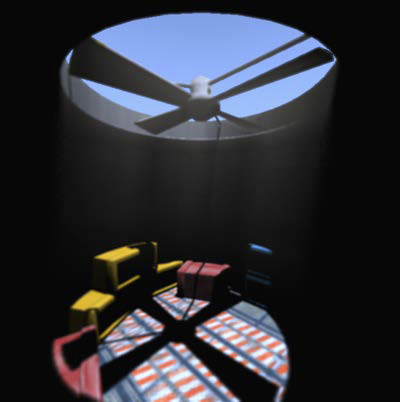
%> input picture LAB1/final.png, 400 x 402 px
$ octave LAB1.m   (GNU Octave 9; MATLAB toolbox functions it lacks are replaced by stand-ins)
%> lines starting %> are read from the running program, lines starting %| are printed output that depends on the picture; in (x1, y1, x2, y2) boxes, pixels count from 0 and x2, y2 are one past the last pixel; in counts of white or black regions, pixels touching at a corner belong together; the program's own positions count from 1
### LAB1/displayImage.m
function displayImage(IMG)

% get the width and height of the image
[height, width, channels] = size(IMG);

if channels == 1
    colormap('gray');
    if isa(IMG, 'uint8')
        image(IMG);
    else
        image(255 * IMG);
    end
else
    image(IMG);
end


end

### LAB1/grayscale.m
function GRAY = grayscale(IMG)
%enas tropos na prastheso ta 3 xrometa kai meta /3 \
%enas allos tropos me bari px perisotero kokino

% get the width and height of the image
[height, width, ~] = size(IMG);

% convert image to grayscale using custom code
%GRAY = rgb2gray(IMG);
for y = 1:height
    for x = 1:width
        % the image is in RGB format
        % convert the RGB pixel to an single value grayscale pixel
        % conversion function = 0.25 * red + 0.5 * green + 0.25 * blue;
        % write here the matlab code
        % ..
        %()<---- gia na exeis prosbash se ena keli
        GRAY(y,x) = 0.25*IMG(y,x,1)+0.5*IMG(y,x,2)+0.25*IMG(y,x,3);

    end
end

end

### LAB1/blackEndWhite.m
function Black = blackEndWhite(IMG)
%enas tropos na prastheso ta 3 xrometa kai meta /3 \
%enas allos tropos me bari px perisotero kokino

% get the width and height of the image
[height, width, ~] = size(IMG);

% convert image to grayscale using custom code
%GRAY = rgb2gray(IMG);
for y = 1:height
    for x = 1:width
        % the image is in RGB format
        % convert the RGB pixel to an single value grayscale pixel
        % conversion function = 0.25 * red + 0.5 * green + 0.25 * blue;
        % write here the matlab code
        % ..
        %()<---- gia na exeis prosbash se ena keli
        %value > 128 -> 1
        %value < 128 -> 0
        GRAY(y,x) = 0.25*IMG(y,x,1)+0.5*IMG(y,x,2)+0.25*IMG(y,x,3);
        if (GRAY(y,x) > 128 )
            Black(y,x) = 255;

        else if (GRAY(y,x) < 128 )
            Black(y,x)=0;
        end

    end
end

end

### LAB1/negative.m
function neg1 = negative(IMG)
%enas tropos na prastheso ta 3 xrometa kai meta /3 \
%enas allos tropos me bari px perisotero kokino

% get the width and height of the image
[height, width, ~] = size(IMG);

% convert image to grayscale using custom code
%GRAY = rgb2gray(IMG);
for y = 1:height
    for x = 1:width
        % the image is in RGB format
        % convert the RGB pixel to an single value grayscale pixel
        % conversion function = 0.25 * red + 0.5 * green + 0.25 * blue;
        % write here the matlab code
        % ..
        %()<---- gia na exeis prosbash se ena keli
        %value > 128 -> 1
        %value < 128 -> 0
        neg1(y,x,1) = 255-IMG(y,x,1);
        neg1(y,x,2) =  255-IMG(y,x,2);
        neg1(y,x,3) = 255-IMG(y,x,3);
    end
end

end

### LAB1/LAB1.m
% oti metablites tis kauarizei
clear;
% load an RGB image
%diabazei mia eikona apouykeysh se metablhth A olh se ena pinaka
%dinakas tis diastaseis tis eikonas se pixels
%A <402x400x3 unit8>
%unit8 8 bit unsingt int 0-255
A = imread('final.png');
%> A is the input picture: size 402x400x3 uint8; mean R, G, B 44.9, 45.8, 52.5

% get the width, height and channels of the image
%size epistrefei stis metablites heigth ... to megethos

[height, width, channels] = size(A);
%> height = 402; width = 400; channels = 3
%anoigiparathiro me onoma1
% enable figure1
figure(1);
%emfanizei ti eikona
displayImage(A);

% Convert the RGB image to grayscale
%epistrefei mia allh eikona
GRAY = grayscale(A);
%> after the loop in grayscale, `for y = 1:height`:
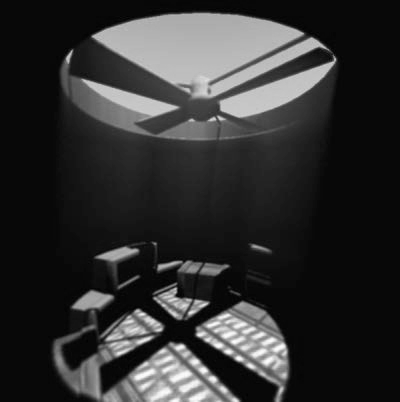
%> GRAY: size 402x400 uint8; min 0, max 254, mean 47.9
% enable figure2
figure(2);
% show grayscale image
displayImage(GRAY);

BlackWhite = blackEndWhite(A);
%> after the loop in blackEndWhite, `for y = 1:height`:
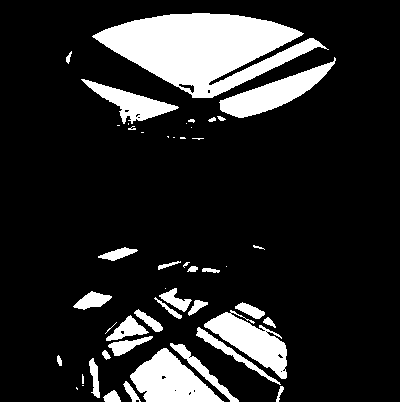
%> Black: size 402x400 double; 15.7% white; 48 white regions (18 under 20 px), largest, box (x1, y1, x2, y2) and area: (92, 13, 329, 98) 11090, (130, 348, 224, 402) 2837, (204, 310, 287, 379) 2446
figure(3);
displayImage(BlackWhite);


% threshold values in the grayscale image that their value is greater than
% a threshold (e.g. 128).
% value > 128 -> 1
% value < 128 -> 0

%write code here
%..
% enable HERE the figure3
% ..
% show image HERE
% ..


% ----------------------------------------------------------------------
% create an image with negative colors
% a negative color is max_color - color;
% The values in A are in bytes ranging in [1 255]
% the new color should be 255 - old_color
% write code HERE and store in NEG matrix

neg1 = negative(A);
%> after the loop in negative, `for y = 1:height`:
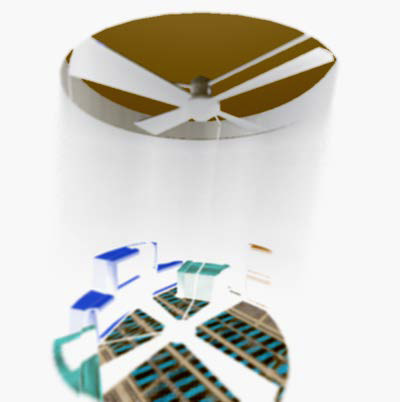
%> neg1: size 402x400x3 uint8; mean R, G, B 210.1, 209.2, 202.5
figure(4);
displayImage(neg1);
% enable HERE the figure3
% ..
% show NEG image HERE
% ..
